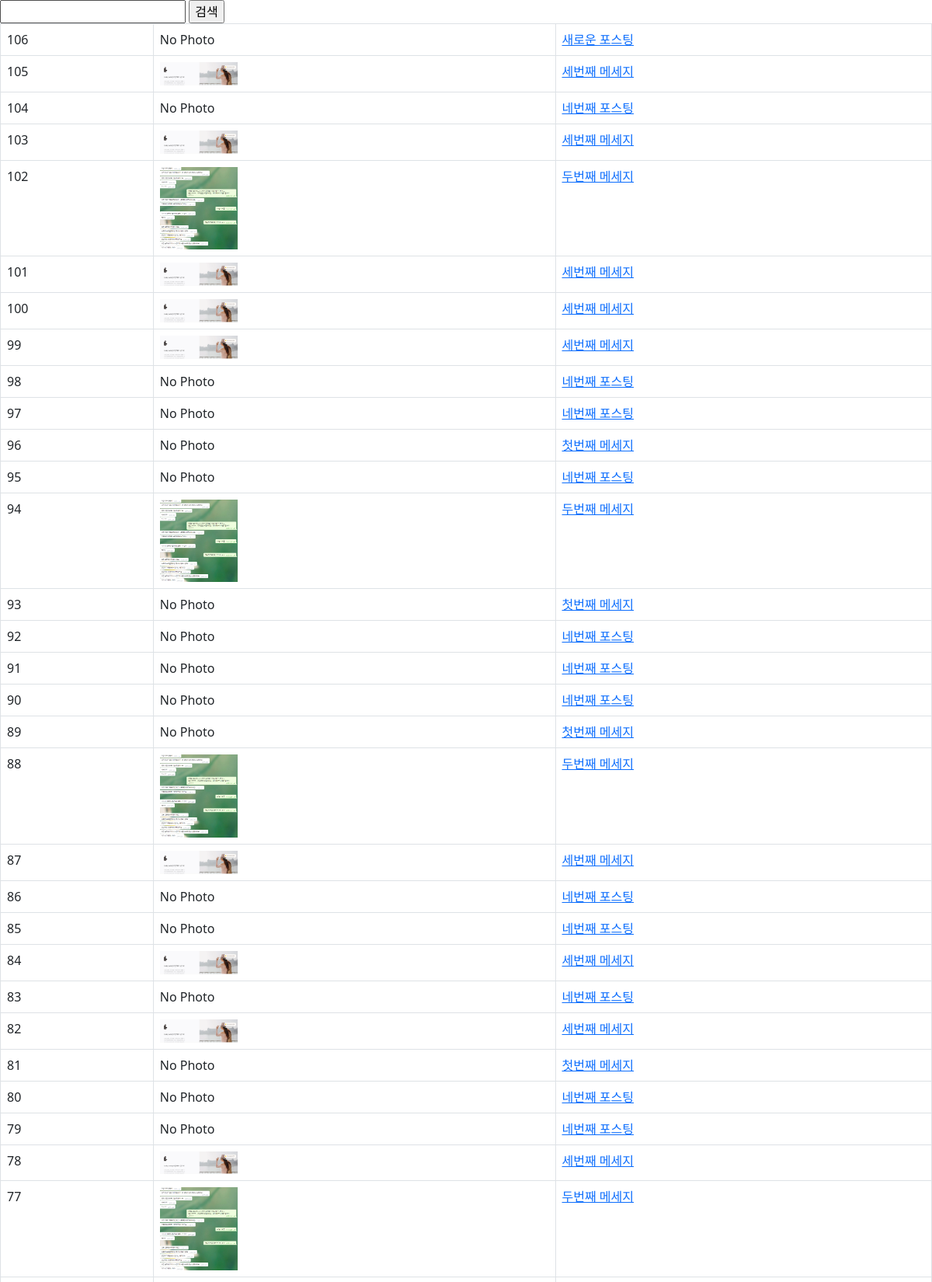
The app's page /k-instagram/items/ (upper part) with its own data.
### instagram/models.py (models this page shows, shortened)
class Post(models.Model):
    author = models.ForeignKey(settings.AUTH_USER_MODEL,on_delete=models.CASCADE)
    message = models.TextField()
    photo = models.ImageField(blank=True,upload_to='instagram/post/%Y/%m/%d') #/media/instagram/post/
    tag_set = models.ManyToManyField('Tag',blank=True) # m : n 에서는 blank 를 True로 보통해야함 : 태그를 안하는 경우도 있으니까 => 장고 유효성 검사에서 걸림
    is_public = models.BooleanField(default=False,verbose_name='공개여부')
    created_at = models.DateTimeField(auto_now_add=True)
    updated_at = models.DateTimeField(auto_now=True)
    def get_absolute_url(self):
        return reverse('instagram:post_detail', args=[self.pk])
    class Meta:
        ordering = ['-id']

### instagram/urls.py (the view)
class ItemListView(ListView):
    model = Post

### instagram/templates/instagram/post_list.html (shortened to what this page needs)
{% load bootstrap4 %}
<!DOCTYPE html>
<html lang='ko'>
    <head>
        <link
            href="https://cdn.jsdelivr.net/npm/bootstrap@5.0.0-beta1/dist/css/bootstrap.min.css"
            rel="stylesheet"
>
    </head>
    <body>
        <form action='' method='get'>
            <input type='text' name='q' value='{{ q }}'/>
            <input type='submit' value='검색'>
        </form>
        <table class='table table-bordered table-hover'>
            <tbody>
                {% for post in post_list %}
                    <tr>
                        <td>
                            {{ post.pk }}
                        </td>
                        <td>
                            {% if post.photo %}
                                <img src='{{ post.photo.url }}' style='width:100px;'/>
                            {% else %}
                                No Photo
                            {% endif %}
                        </td>
                        <td>
                            <a href="{{ post.get_absolute_url }}">
                                {{ post.message }}
                            </a>
                        </td>
                    </tr>
                {% endfor %}
            </tbody>
        </table>
    </body>
</html>

### records on screen
Post: pk "106", photo "No Photo", message "새로운 포스팅"
Post: pk "105", photo (picture), message "세번째 메세지"
Post: pk "104", photo "No Photo", message "네번째 포스팅"
Post: pk "103", photo (picture), message "세번째 메세지"
Post: pk "102", photo (picture), message "두번째 메세지"
Post: pk "101", photo (picture), message "세번째 메세지"
Post: pk "100", photo (picture), message "세번째 메세지"
Post: pk "99", photo (picture), message "세번째 메세지"
Post: pk "98", photo "No Photo", message "네번째 포스팅"
Post: pk "97", photo "No Photo", message "네번째 포스팅"
Post: pk "96", photo "No Photo", message "첫번째 메세지"
Post: pk "95", photo "No Photo", message "네번째 포스팅"
Post: pk "94", photo (picture), message "두번째 메세지"
Post: pk "93", photo "No Photo", message "첫번째 메세지"
Post: pk "92", photo "No Photo", message "네번째 포스팅"
Post: pk "91", photo "No Photo", message "네번째 포스팅"
Post: pk "90", photo "No Photo", message "네번째 포스팅"
Post: pk "89", photo "No Photo", message "첫번째 메세지"
Post: pk "88", photo (picture), message "두번째 메세지"
Post: pk "87", photo (picture), message "세번째 메세지"
Post: pk "86", photo "No Photo", message "네번째 포스팅"
Post: pk "85", photo "No Photo", message "네번째 포스팅"
Post: pk "84", photo (picture), message "세번째 메세지"
Post: pk "83", photo "No Photo", message "네번째 포스팅"
Post: pk "82", photo (picture), message "세번째 메세지"
Post: pk "81", photo "No Photo", message "첫번째 메세지"
Post: pk "80", photo "No Photo", message "네번째 포스팅"
Post: pk "79", photo "No Photo", message "네번째 포스팅"
Post: pk "78", photo (picture), message "세번째 메세지"
Post: pk "77", photo (picture), message "두번째 메세지"
